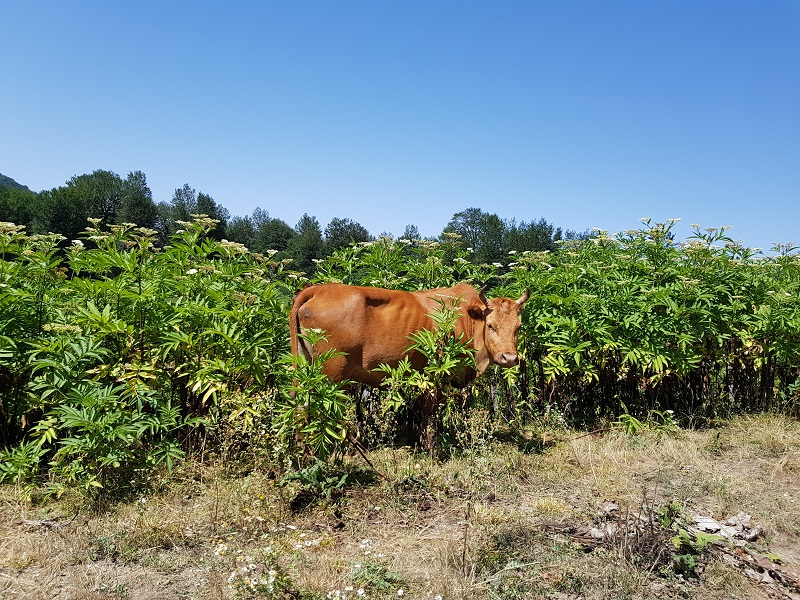
#> input picture 04-Image Enhancement & Filtering on Images/images/input.jpg, 800 x 600 px
$ jupyter execute 08-Histogram.ipynb
#> lines starting #> are read from the running program, lines starting #| are printed output that depends on the picture
## 1- Importing Libraries

[cell 1]
import cv2
import numpy as np
import matplotlib.pyplot as plt

## 2- Reviewing Histogram

[cell 2]
list_of_numbers = np.array([5,4,5,10,3,5,6,9,7,8,7,9,1,3,7])


plt.figure(figsize=[10,3])

plt.subplot(121);plt.hist(list_of_numbers);plt.title("Histogram")
plt.subplot(122);plt.hist(list_of_numbers, 5, color='green');plt.title("Histogram with 5 bins")

## 3- Grayscale Histogram with Matplotlib

[cell 3]
image = cv2.imread('images/input.jpg',0)
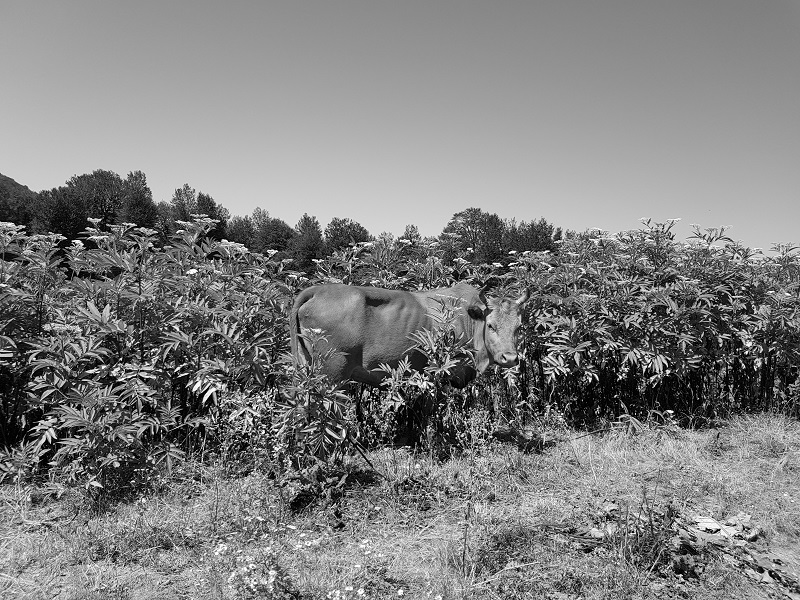
#> image: shape (600, 800); min 0, max 255, mean 128.3

plt.figure(figsize=[10,3])
# ravel() flatens an image array
plt.subplot(121);plt.hist(image.ravel(), 256, color='orange');plt.title("Gray image histogram")
plt.subplot(122);plt.hist(image.ravel(), 256, histtype='step', color = 'red');plt.title("gray image histogram(step)")
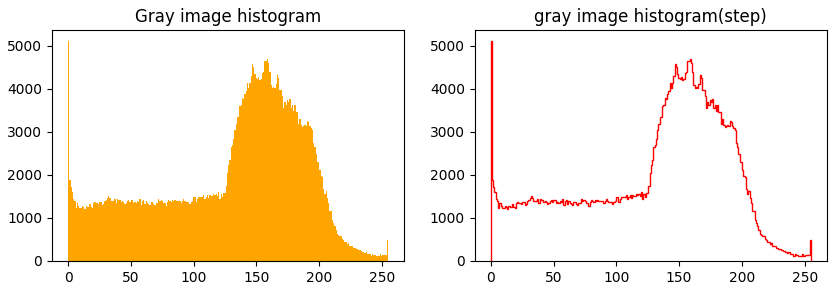
#> figure drawn by matplotlib, 2 panels; panel 1: tallest bar 5105 high, from x = 0 to 0.996

## 3- Grayscale Histogram with OpenCV

``cv2.calcHist(images, channels, mask, bins, ranges)``

[cell 4]
image = cv2.imread('images/input.jpg',0)

histogram = cv2.calcHist([image], [0], None, [256], [0, 256])
#> histogram = 256 values, max 5105 at index 0, min 113 at index 250, mean 1875
plt.figure(figsize=[5,3])
plt.plot(histogram)
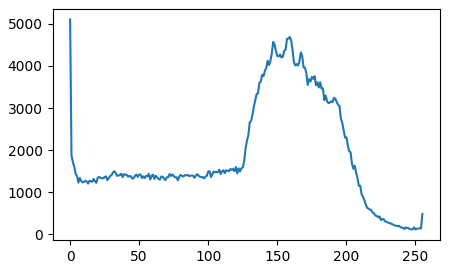
#> figure drawn by matplotlib, 1 panel; curve peaks at x = 0, y = 5105

## 4- Light Effects on Histogram

[cell 5]
# read images
dark_tones = cv2.imread('images/dark.png')
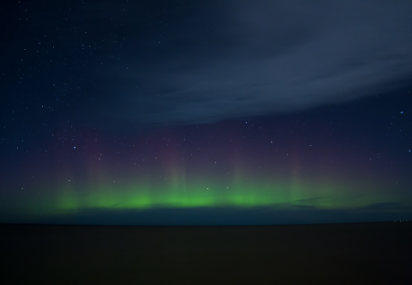
#> input picture 04-Image Enhancement & Filtering on Images/images/dark.png, 412 x 285 px
#> dark_tones is the input picture: shape (285, 412, 3); mean B, G, R 49.9, 37.3, 24.1
mid_tones = cv2.imread('images/mid.png')
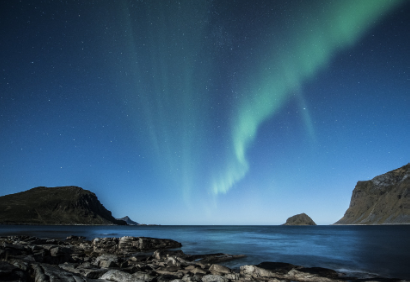
#> input picture 04-Image Enhancement & Filtering on Images/images/mid.png, 410 x 282 px
#> mid_tones is the input picture: shape (282, 410, 3); mean B, G, R 115.8, 88.7, 53.9
light_tones = cv2.imread('images/light.png')
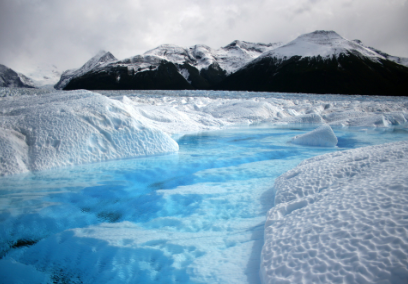
#> input picture 04-Image Enhancement & Filtering on Images/images/light.png, 408 x 284 px
#> light_tones is the input picture: shape (284, 408, 3); mean B, G, R 177.1, 156.8, 127.6

#convert to gray
dark_tones_gray = cv2.cvtColor(dark_tones, cv2.COLOR_BGR2GRAY)
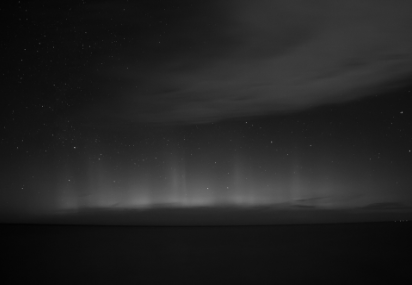
#> dark_tones_gray: shape (285, 412); min 2, max 148, mean 34.8
mid_tones_gray = cv2.cvtColor(mid_tones, cv2.COLOR_BGR2GRAY)
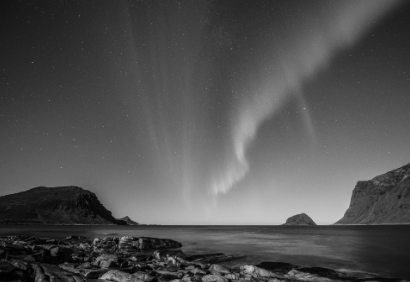
#> mid_tones_gray: shape (282, 410); min 0, max 202, mean 81.4
light_tones_gray = cv2.cvtColor(light_tones, cv2.COLOR_BGR2GRAY)
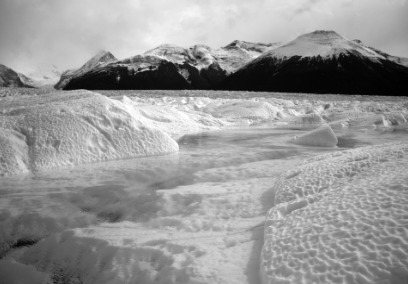
#> light_tones_gray: shape (284, 408); min 1, max 255, mean 150.4

#calculate histograms
dark_tones_histogram = cv2.calcHist([dark_tones_gray], [0], None, [256], [0, 256])
#> dark_tones_histogram = 256 values, max 4226 at index 17, min 0 at index 0, mean 458.7
mid_tones_histogram = cv2.calcHist([mid_tones_gray], [0], None, [256], [0, 256])
#> mid_tones_histogram = 256 values, max 1268 at index 63, min 0 at index 201, mean 451.6
light_tones_histogram = cv2.calcHist([light_tones_gray], [0], None, [256], [0, 256])
#> light_tones_histogram = 256 values, max 1161 at index 162, min 0 at index 0, mean 452.6

#plot
plt.figure(figsize=[12,7])
plt.subplot(231);plt.imshow(dark_tones_gray, cmap='gray');plt.title("dark tones image")
plt.subplot(232);plt.imshow(mid_tones_gray, cmap='gray');plt.title("mid tones image")
plt.subplot(233);plt.imshow(light_tones_gray, cmap='gray');plt.title("light tones image")
plt.subplot(234);plt.plot(dark_tones_histogram);plt.title("dark tones histogram")
plt.subplot(235);plt.plot(mid_tones_histogram);plt.title("mid tones histogram")
plt.subplot(236);plt.plot(light_tones_histogram);plt.title("light tones histogram")
#> figure, not shown here; panel 4: curve peaks at x = 17, y = 4226; panel 5: curve peaks at x = 63, y = 1268; panel 6: curve peaks at x = 162, y = 1161

## 5- Histogram in Colored Images

[cell 6]
# read images
dark_tones = cv2.imread('images/dark.png')
mid_tones = cv2.imread('images/mid.png')
light_tones = cv2.imread('images/light.png')

#plot imagea
plt.figure(figsize=[12,7])
plt.subplot(231);plt.imshow(dark_tones[...,::-1]);plt.title("dark tones image")
plt.subplot(232);plt.imshow(mid_tones[...,::-1]);plt.title("mid tones image")
plt.subplot(233);plt.imshow(light_tones[...,::-1]);plt.title("light tones image")

color = ('b', 'g', 'r')
#dark tones histogram
plt.subplot(234)
for i, col in enumerate(color):
    histogram = cv2.calcHist([dark_tones], [i], None, [256], [0, 256])
    plt.plot(histogram, color = col)

#mid tones histogram
plt.subplot(235)
for i, col in enumerate(color):
    histogram = cv2.calcHist([mid_tones], [i], None, [256], [0, 256])
    plt.plot(histogram, color = col)

#light tones histogram
plt.subplot(236)
for i, col in enumerate(color):
    histogram = cv2.calcHist([light_tones], [i], None, [256], [0, 256])
    plt.plot(histogram, color = col)
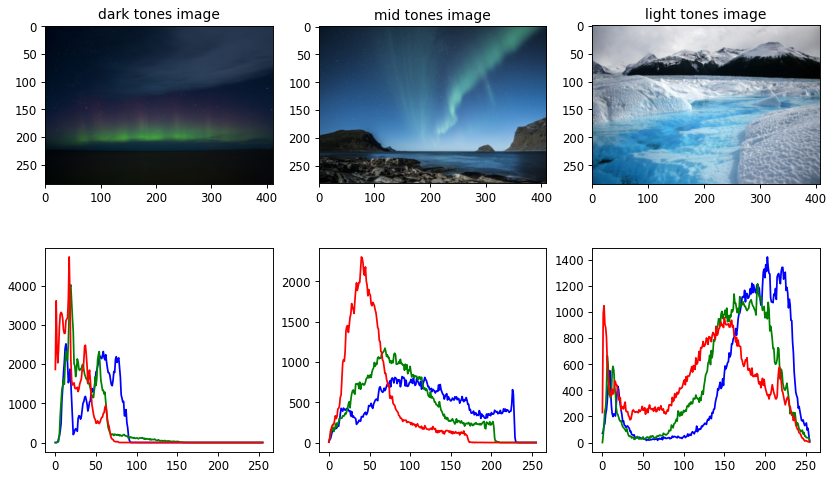
#> figure drawn by matplotlib, 6 panels; panel 4: curve peaks at x = 13, y = 2517; panel 4: curve peaks at x = 19, y = 4021; panel 4: curve peaks at x = 17, y = 4733; panel 5: curve peaks at x = 90, y = 818
